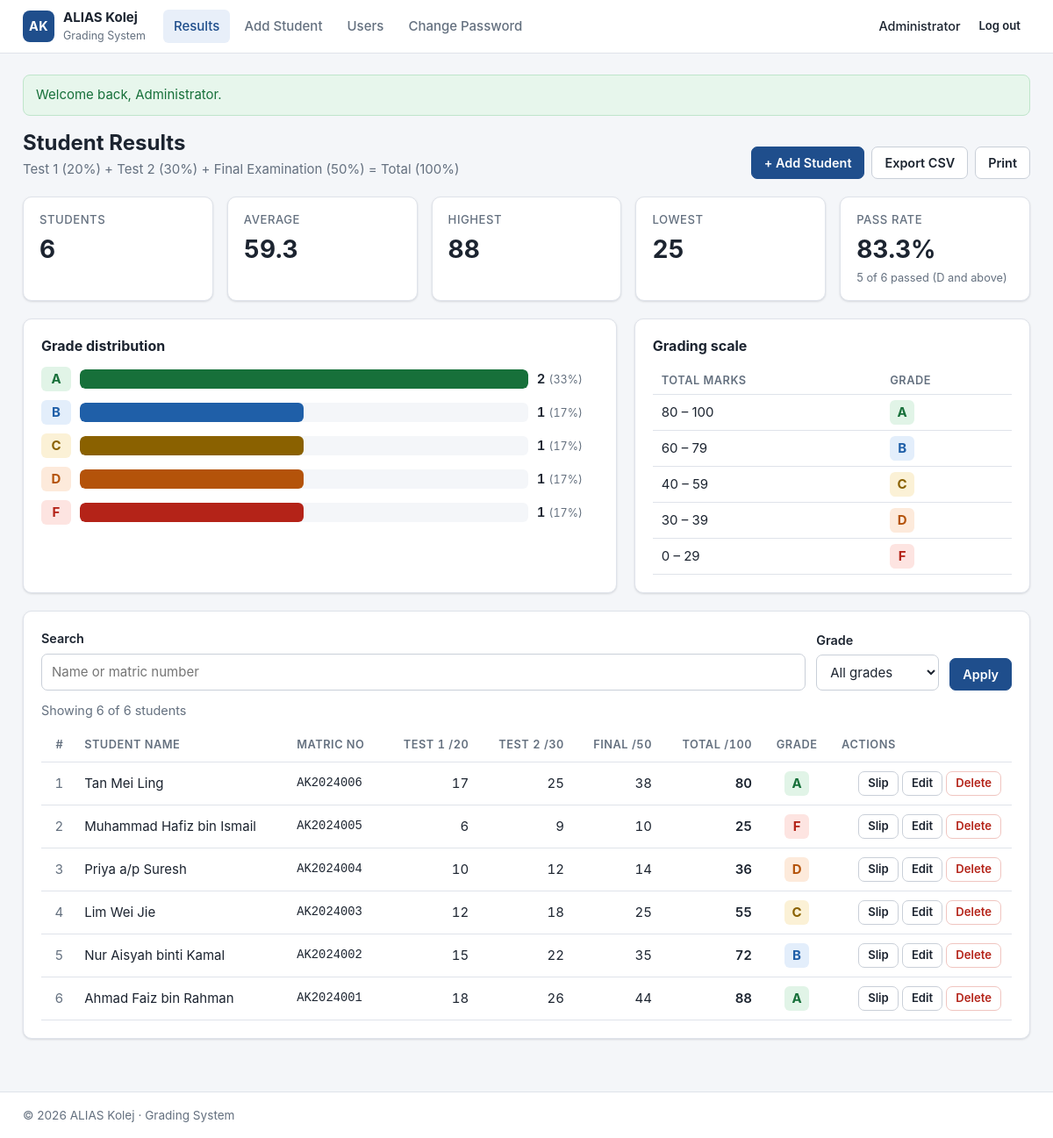
/index.php (signed in), run on the app's committed database.
### tables this page shows
CREATE TABLE students (
    id            INT UNSIGNED  NOT NULL AUTO_INCREMENT,
    student_name  VARCHAR(100)  NOT NULL,
    matric_no     VARCHAR(20)   NOT NULL,
    test1         DECIMAL(5,2)  NOT NULL,
    test2         DECIMAL(5,2)  NOT NULL,
    final_exam    DECIMAL(5,2)  NOT NULL,
    total         DECIMAL(5,2)  NOT NULL,
    grade         CHAR(1)       NOT NULL,
    created_by    INT UNSIGNED  NOT NULL,
    created_at    DATETIME      NOT NULL DEFAULT CURRENT_TIMESTAMP,
    updated_at    DATETIME      NOT NULL DEFAULT CURRENT_TIMESTAMP ON UPDATE CURRENT_TIMESTAMP,
    PRIMARY KEY (id),
    UNIQUE KEY uq_students_matric_no (matric_no),
    KEY idx_students_grade (grade),
    KEY idx_students_created_by (created_by),
    CONSTRAINT fk_students_created_by FOREIGN KEY (created_by) REFERENCES users (id)
        ON UPDATE CASCADE ON DELETE RESTRICT,
    CONSTRAINT chk_test1      CHECK (test1 BETWEEN 0 AND 20),
    CONSTRAINT chk_test2      CHECK (test2 BETWEEN 0 AND 30),
    CONSTRAINT chk_final_exam CHECK (final_exam BETWEEN 0 AND 50),
    CONSTRAINT chk_total      CHECK (total BETWEEN 0 AND 100),
    CONSTRAINT chk_grade      CHECK (grade IN ('A', 'B', 'C', 'D', 'F'))
);

### includes/bootstrap.php (called while the page is built, shortened)
<?php
function fmt_mark($n): string
{
    $s = number_format((float)$n, 2, '.', '');
    return rtrim(rtrim($s, '0'), '.');
}
function db(): PDO
{
    static $pdo = null;
    if ($pdo === null) {
        $dsn = sprintf('mysql:host=%s;port=%d;dbname=%s;charset=utf8mb4', DB_HOST, DB_PORT, DB_NAME);
        try {
            $pdo = new PDO($dsn, DB_USER, DB_PASS, [
                PDO::ATTR_ERRMODE            => PDO::ERRMODE_EXCEPTION,
                PDO::ATTR_DEFAULT_FETCH_MODE => PDO::FETCH_ASSOC,
                PDO::ATTR_EMULATE_PREPARES   => false,
            ]);
        } catch (PDOException $e) {
            error_log('DB connection failed: ' . $e->getMessage());
            http_response_code(500);
            exit('Database connection failed. Check config.php and make sure MySQL is running and database.sql has been imported.');
        }
    }
    return $pdo;
}
function e($value): string
{
    return htmlspecialchars((string)$value, ENT_QUOTES | ENT_SUBSTITUTE, 'UTF-8');
}
function current_user(): ?array
{
    return $_SESSION['user'] ?? null;
}
function get_flashes(): array
{
    $f = $_SESSION['flash'] ?? [];
    return $f;
}
function student_filters(array $src): array
{
    $q     = trim((string)($src['q'] ?? ''));
    $grade = strtoupper((string)($src['grade'] ?? ''));
    $sort  = (string)($src['sort'] ?? 'created');
    $dir   = strtolower((string)($src['dir'] ?? 'desc')) === 'asc' ? 'asc' : 'desc';
    if (!isset(GRADE_SCALE[$grade])) $grade = '';
    return ['q' => $q, 'grade' => $grade, 'sort' => $sort, 'dir' => $dir];
}
function fetch_students(array $f): array
{
    $where  = [];
    $params = [];
    $sql = 'SELECT * FROM students'
        . ($where ? ' WHERE ' . implode(' AND ', $where) : '')
        . ' ORDER BY ' . SORT_COLUMNS[$f['sort']] . ' ' . strtoupper($f['dir']) . ', id DESC';
    $st = db()->prepare($sql);
    $st->execute($params);
    return $st->fetchAll();
}

### index.php (the view, shortened to what this page needs)
<?php
require_once __DIR__ . '/includes/bootstrap.php';
$f        = student_filters($_GET);
$students = fetch_students($f);
$summary = db()->query(
    "SELECT COUNT(*) AS n, AVG(total) AS avg_total, MAX(total) AS hi, MIN(total) AS lo,
            SUM(grade <> 'F') AS passed
     FROM students"
)->fetch();
$count    = (int)$summary['n'];
$passRate = $count ? round($summary['passed'] / $count * 100, 1) : 0;
$dist = array_fill_keys(array_keys(GRADE_SCALE), 0);
foreach (db()->query('SELECT grade, COUNT(*) AS c FROM students GROUP BY grade') as $row) {
    if (isset($dist[$row['grade']])) $dist[$row['grade']] = (int)$row['c'];
}
$maxBar = max(1, max($dist));
$filtering = $f['q'] !== '' || $f['grade'] !== '';
function list_url(array $f, array $over = [], string $page = 'index.php'): string
{
    $params = array_merge($f, $over);
    $params = array_filter($params, fn($v) => $v !== '');
    return $page . ($params ? '?' . http_build_query($params) : '');
}
function sort_th(array $f, string $key, string $label, string $class = ''): string
{
    $active = $f['sort'] === $key;
    $dir    = $active && $f['dir'] === 'asc' ? 'desc' : 'asc';
    $arrow  = $active ? ($f['dir'] === 'asc' ? ' ▲' : ' ▼') : '';
    $aria   = $active ? ' aria-sort="' . ($f['dir'] === 'asc' ? 'ascending' : 'descending') . '"' : '';
    return '<th class="' . e($class) . '"' . $aria . '><a href="' . e(list_url($f, ['sort' => $key, 'dir' => $dir])) . '">'
        . e($label) . $arrow . '</a></th>';
}
$activeNav = 'results';
require __DIR__ . '/includes/header.php';
?>
<div class="page-head">
    <div>
        <h1>Student Results</h1>
        <p class="muted">Test 1 (20%) + Test 2 (30%) + Final Examination (50%) = Total (100%)</p>
    </div>
    <div class="actions no-print">
        <a class="btn btn-primary" href="student_form.php">+ Add Student</a>
        <a class="btn" href="<?= e(list_url($f, [], 'export.php')) ?>">Export CSV</a>
        <button type="button" class="btn" data-print>Print</button>
    </div>
</div>
<section class="cards" aria-label="Summary">
    <div class="card stat">
        <span class="stat-label">Students</span>
        <span class="stat-value"><?= $count ?></span>
    </div>
    <div class="card stat">
        <span class="stat-label">Average</span>
        <span class="stat-value"><?= $count ? e(number_format((float)$summary['avg_total'], 1)) : '–' ?></span>
    </div>
    <div class="card stat">
        <span class="stat-label">Highest</span>
        <span class="stat-value"><?= $count ? e(fmt_mark($summary['hi'])) : '–' ?></span>
    </div>
    <div class="card stat">
        <span class="stat-label">Lowest</span>
        <span class="stat-value"><?= $count ? e(fmt_mark($summary['lo'])) : '–' ?></span>
    </div>
    <div class="card stat">
        <span class="stat-label">Pass rate</span>
        <span class="stat-value"><?= $count ? e($passRate) . '%' : '–' ?></span>
        <span class="stat-note"><?= (int)$summary['passed'] ?> of <?= $count ?> passed (D and above)</span>
    </div>
</section>
<section class="grid-2">
    <div class="card">
        <h2 class="card-title">Grade distribution</h2>
        <div class="chart" role="img" aria-label="Grade distribution: <?= e(implode(', ', array_map(fn($g, $c) => "$g $c", array_keys($dist), $dist))) ?>">
            <?php foreach ($dist as $g => $c): ?>
                <div class="chart-row">
                    <span class="chart-label grade grade-<?= e($g) ?>"><?= e($g) ?></span>
                    <div class="chart-track">
                        <div class="chart-bar bar-<?= e($g) ?>" style="width: <?= round($c / $maxBar * 100, 1) ?>%"></div>
                    </div>
                    <span class="chart-value">
                        <?= $c ?><?= $count ? ' <small>(' . round($c / $count * 100) . '%)</small>' : '' ?>
                    </span>
                </div>
            <?php endforeach; ?>
        </div>
    </div>
    <div class="card">
        <h2 class="card-title">Grading scale</h2>
        <table class="table table-compact">
            <thead><tr><th>Total marks</th><th>Grade</th></tr></thead>
            <tbody>
            <?php foreach (GRADE_SCALE as $g => [$min, $max]): ?>
                <tr><td><?= $min ?> – <?= $max ?></td><td><span class="grade grade-<?= e($g) ?>"><?= e($g) ?></span></td></tr>
            <?php endforeach; ?>
            </tbody>
        </table>
    </div>
</section>
<section class="card">
    <form class="filters no-print" method="get" action="index.php" role="search">
        <div class="field field-grow">
            <label for="q">Search</label>
            <input type="search" id="q" name="q" value="<?= e($f['q']) ?>" placeholder="Name or matric number" maxlength="100">
        </div>
        <div class="field">
            <label for="grade">Grade</label>
            <select id="grade" name="grade">
                <option value="">All grades</option>
            </select>
        </div>
        <div class="filters-buttons">
            <button type="submit" class="btn btn-primary">Apply</button>
        </div>
    </form>
    <p class="muted list-count">
        Showing <?= count($students) ?> of <?= $count ?> student<?= $count === 1 ? '' : 's' ?>
    </p>
    <?php if (!$students): ?>
        <div class="empty">
            <?php if ($filtering): ?>
                No students match your search. <a href="index.php">Clear filters</a>
            <?php else: ?>
                No results yet. <a href="student_form.php">Add the first student</a>.
            <?php endif; ?>
        </div>
    <?php else: ?>
        <div class="table-wrap">
            <table class="table">
                <thead>
                <tr>
                    <th class="num">#</th>
                    <?= sort_th($f, 'name', 'Student Name') ?>
                    <?= sort_th($f, 'matric', 'Matric No') ?>
                    <?= sort_th($f, 'test1', 'Test 1 /20', 'num') ?>
                    <?= sort_th($f, 'test2', 'Test 2 /30', 'num') ?>
                    <?= sort_th($f, 'final', 'Final /50', 'num') ?>
                    <?= sort_th($f, 'total', 'Total /100', 'num') ?>
                    <?= sort_th($f, 'grade', 'Grade', 'center') ?>
                    <th class="no-print right">Actions</th>
                </tr>
                </thead>
                <tbody>
                <?php foreach ($students as $i => $s): ?>
                    <tr>
                        <td class="num muted"><?= $i + 1 ?></td>
                        <td><?= e($s['student_name']) ?></td>
                        <td class="mono"><?= e($s['matric_no']) ?></td>
                        <td class="num"><?= e(fmt_mark($s['test1'])) ?></td>
                        <td class="num"><?= e(fmt_mark($s['test2'])) ?></td>
                        <td class="num"><?= e(fmt_mark($s['final_exam'])) ?></td>
                        <td class="num strong"><?= e(fmt_mark($s['total'])) ?></td>
                        <td class="center"><span class="grade grade-<?= e($s['grade']) ?>"><?= e($s['grade']) ?></span></td>
                        <td class="no-print right row-actions">
                            <a class="btn btn-sm" href="slip.php?id=<?= (int)$s['id'] ?>">Slip</a>
                            <a class="btn btn-sm" href="student_form.php?id=<?= (int)$s['id'] ?>">Edit</a>
                            <form method="post" action="delete.php"
                                  data-confirm="Delete the result for <?= e($s['student_name']) ?> (<?= e($s['matric_no']) ?>)? This cannot be undone.">
                                <button type="submit" class="btn btn-sm btn-danger">Delete</button>
                            </form>
                        </td>
                    </tr>
                <?php endforeach; ?>
                </tbody>
            </table>
        </div>
    <?php endif; ?>
</section>
<?php require __DIR__ . '/includes/footer.php'; ?>

### includes/header.php (shortened to what this page needs)
<?php
$user      = current_user();
$activeNav = $activeNav ?? '';
$bodyClass = $bodyClass ?? '';
$navItems = [
    'results'  => ['index.php', 'Results'],
    'add'      => ['student_form.php', 'Add Student'],
    'users'    => ['users.php', 'Users'],
    'password' => ['change_password.php', 'Change Password'],
];
?>
<!doctype html>
<html lang="en">
<head>
    <link rel="stylesheet" href="assets/style.css">
</head>
<body class="<?= e($bodyClass) ?>">
<?php if ($user): ?>
<header class="topbar">
    <div class="wrap topbar-inner">
        <a class="brand" href="index.php">
            <span class="brand-mark">AK</span>
            <span><?= e(COLLEGE_NAME) ?> <small>Grading System</small></span>
        </a>
        <nav class="nav" aria-label="Main">
            <?php foreach ($navItems as $key => [$href, $label]): ?>
                <a href="<?= e($href) ?>"<?= $activeNav === $key ? ' class="active" aria-current="page"' : '' ?>><?= e($label) ?></a>
            <?php endforeach; ?>
        </nav>
        <div class="userbox">
            <span class="userbox-name" title="Logged in as <?= e($user['username']) ?>"><?= e($user['full_name']) ?></span>
            <form method="post" action="logout.php">
                <button type="submit" class="btn btn-sm btn-ghost">Log out</button>
            </form>
        </div>
    </div>
</header>
<?php endif; ?>
<main class="wrap main">
<?php foreach (get_flashes() as $f): ?>
    <div class="alert alert-<?= e($f['type']) ?>" role="status"><?= e($f['msg']) ?></div>
<?php endforeach; ?>

### includes/footer.php (shortened to what this page needs)
</main>
<footer class="footer no-print">
    <div class="wrap">&copy; <?= date('Y') ?> <?= e(COLLEGE_NAME) ?> &middot; Grading System</div>
</footer>
</body>
</html>

### data on the page
students: id "2", created_by "1", student_name "Nur Aisyah binti Kamal", matric_no "AK2024002", test1 "15", test2 "22", final_exam "35", total "72", grade "B"
students: student_name "Tan Mei Ling", matric_no "AK2024006", test1 "17", test2 "25", final_exam "38", total "80", grade "A"
students: student_name "Muhammad Hafiz bin Ismail", matric_no "AK2024005", test1 "6", test2 "9", final_exam "10", total "25", grade "F"
students: student_name "Priya a/p Suresh", matric_no "AK2024004", test1 "10", test2 "12", final_exam "14", total "36", grade "D"
students: student_name "Lim Wei Jie", matric_no "AK2024003", test1 "12", test2 "18", final_exam "25", total "55", grade "C"
students: student_name "Ahmad Faiz bin Rahman", matric_no "AK2024001", test1 "18", test2 "26", final_exam "44", total "88", grade "A"

### other printed values
COLLEGE_NAME "ALIAS Kolej"
$label "Results"
$label "Add Student"
$label "Users"
$label "Change Password"
$user['full_name'] "Administrator"
$f['msg'] "Welcome back, Administrator."
$count "6"
$summary['avg_total'] "59.3"
fmt_mark($summary['hi']) "88"
fmt_mark($summary['lo']) "25"
$passRate "83.3"
$summary['passed'] "5"
$g "A"
$c / $count * 100 "33"
